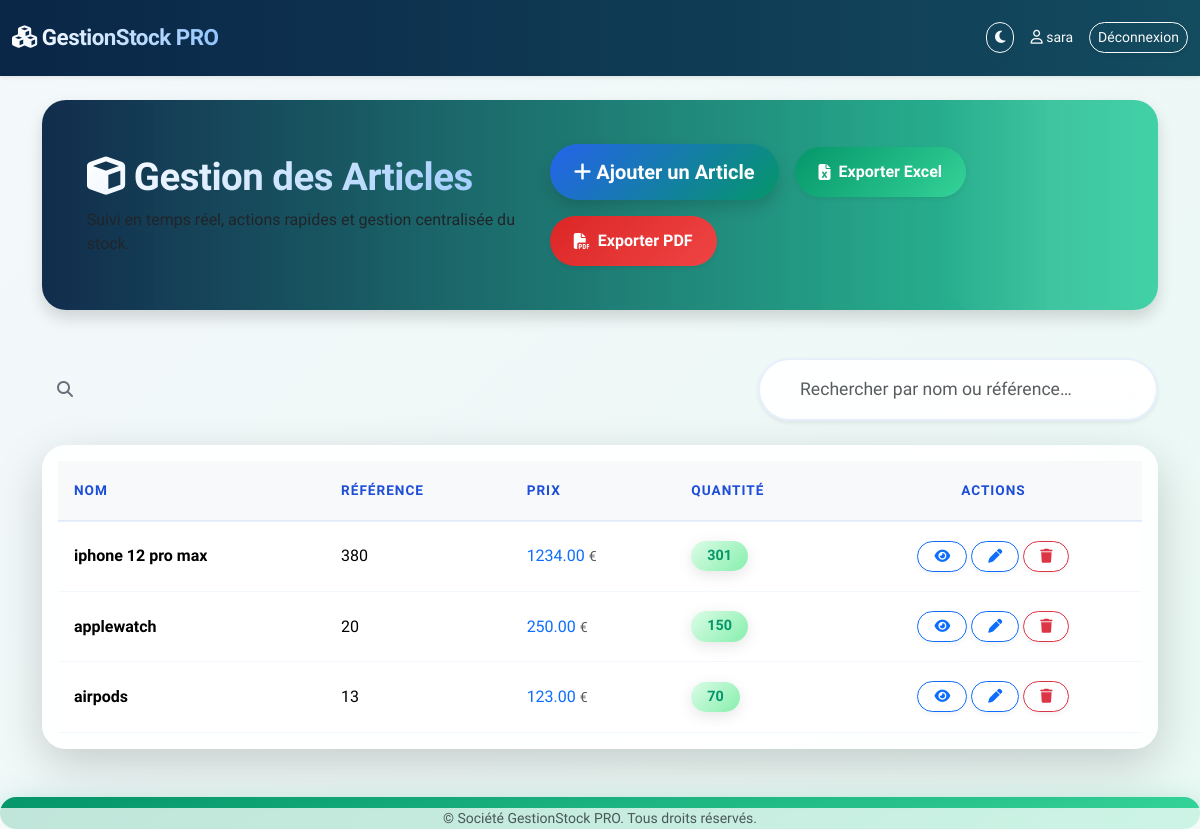
The page /articles/ (signed in) on the database as committed earlier.
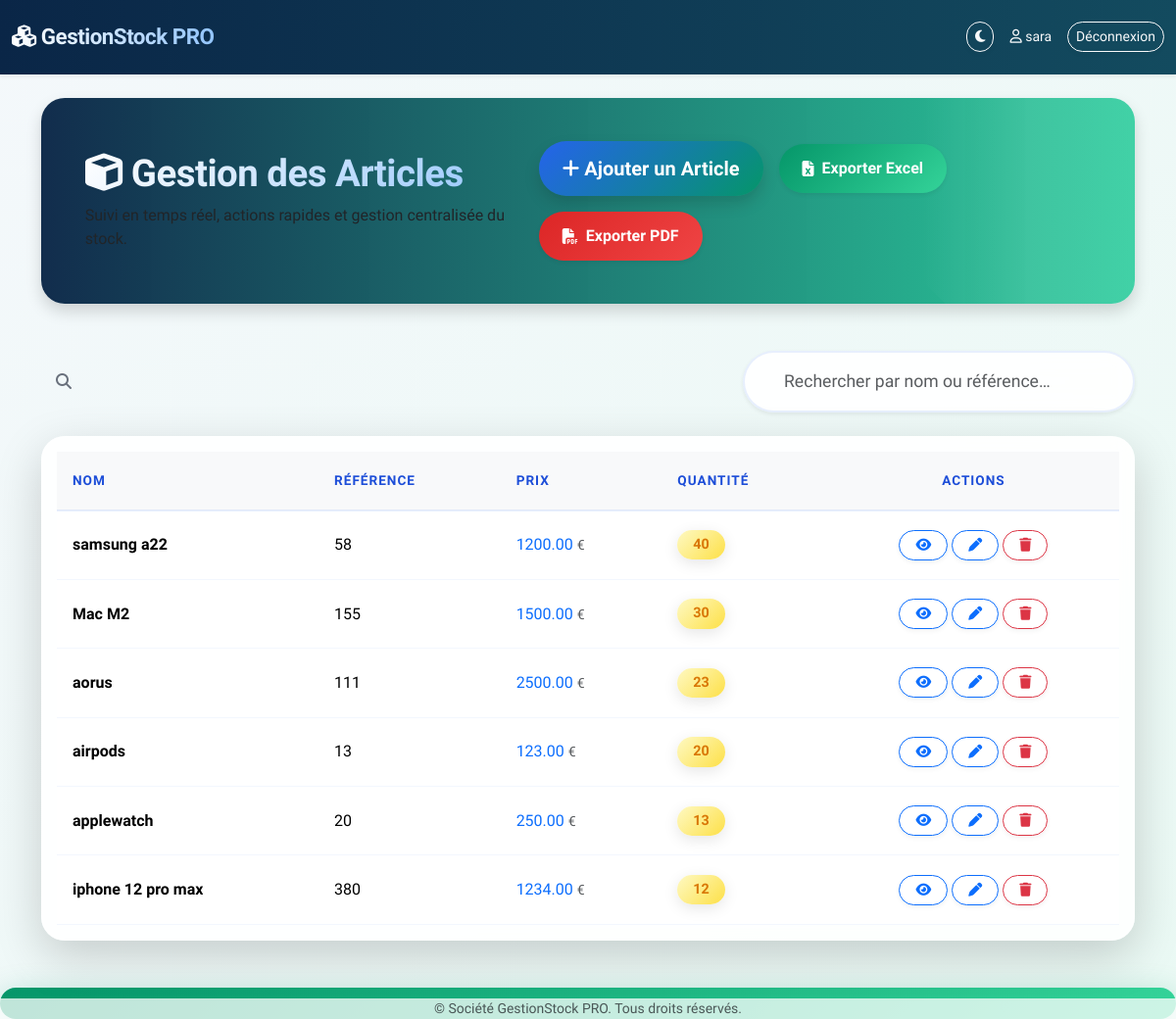
The same page on the database as committed later.
### inventory/models.py (models this page shows, shortened)
class CustomUser(AbstractUser):
    ROLE_CHOICES = [
        ('admin', 'Administrateur'),
        ('gestionnaire', 'Gestionnaire de stock'),
        ('employe', 'Employé'),
        ('fournisseur', 'Fournisseur'),
    ]
    role = models.CharField(max_length=20, choices=ROLE_CHOICES)
    phone_number = models.CharField(max_length=15, blank=True, null=True)
    secondary_email = models.EmailField(
        "Email secondaire (2FA)",
        max_length=254,
        blank=True,
        null=True,
        unique=True,
        help_text="Adresse e-mail ajoutée via la procédure 2FA"
    )

class Article(models.Model):
    nom           = models.CharField(max_length=200)
    reference     = models.CharField(max_length=100, unique=True)
    prix          = models.DecimalField(max_digits=10, decimal_places=2)
    quantite      = models.IntegerField(default=0, help_text="Quantité initiale")
    stock         = models.IntegerField(default=0, help_text="Stock courant")
    description   = models.TextField(blank=True, default="")
    facteur_co2   = models.FloatField(default=0.0, verbose_name="Facteur CO₂ (kg/unité)")
    stock_min     = models.PositiveIntegerField(default=1, help_text="Seuil minimal pour alerte")
    alerte_stock_faible_envoyee = models.BooleanField(
        default=False,
        help_text="Passé à True dès qu'une alerte stock < 10 a été envoyée"
    )

### inventory/views.py (the view)
# urls.py: path('articles/',             liste_articles,  name='product_list'),
@never_cache
@login_required
def liste_articles(request):
    qs = Article.objects.all().order_by('-stock', 'nom')
    paginator = Paginator(qs, 10)
    page = request.GET.get('page')
    try:
        products = paginator.get_page(page)
    except (EmptyPage, PageNotAnInteger):
        products = paginator.get_page(1)
    return render(request, 'articles.html', {'products': products})

### templates/articles.html (shortened to what this page needs)
    {% load static %}
    <!DOCTYPE html>
    <html lang="fr" data-bs-theme="light" id="mainHtml">
    <head>
        <link href="https://cdn.jsdelivr.net/npm/bootstrap@5.3.3/dist/css/bootstrap.min.css" rel="stylesheet">
        <link rel="stylesheet" href="https://cdnjs.cloudflare.com/ajax/libs/font-awesome/6.5.2/css/all.min.css">
        <link rel="stylesheet" href="{% static 'articles.css' %}">
        <link rel="stylesheet" href="https://cdnjs.cloudflare.com/ajax/libs/animate.css/4.1.1/animate.min.css"/>
    </head>
    <body>
    <nav class="navbar navbar-expand-lg navbar-dark bg-dark shadow-sm mb-4">
        <div class="container-fluid">
            <a class="navbar-brand fw-bold" href="#"><i class="fa-solid fa-cubes"></i> GestionStock PRO</a>
            <div class="ms-auto d-flex gap-3 align-items-center">
                <button id="toggleDark" class="btn btn-outline-light btn-sm rounded-pill" title="Mode Sombre/Clair">
                    <i class="fa fa-moon"></i>
                </button>
                {% if user.is_authenticated %}
                    <span class="navbar-text text-light small"><i class="fa-regular fa-user"></i> {{ user.username|default:"Utilisateur" }}</span>
                    <a href="{% url 'log_out' %}" class="btn btn-outline-light btn-sm">Déconnexion</a>
                {% endif %}
            </div>
        </div>
    </nav>
    <div class="container pb-5">
        <div class="glass-header d-flex flex-column flex-md-row align-items-md-center justify-content-between gap-3 shadow">
            <div>
                <h1 class="mb-2 text-gradient"><i class="fa-solid fa-cube"></i> Gestion des Articles</h1>
                <div class="fs-6">Suivi en temps réel, actions rapides et gestion centralisée du stock.</div>
            </div>
            <div class="header-actions d-flex gap-3 align-items-center flex-wrap">
                {% if user.role == 'gestionnaire' or user.role == 'admin' %}
                <a href="{% url 'add_product' %}" class="btn btn-pro btn-lg rounded-pill px-4 shadow pulse-btn">
                    <i class="fa-solid fa-plus animated-icon"></i> Ajouter un Article
                </a>
                {% endif %}
                <a href="{% url 'export_articles' format='excel' %}" class="btn btn-export-excel shadow-sm" onclick="showToast('Export Excel réussi !')">
                    <i class="fa-solid fa-file-excel"></i> <span class="d-none d-sm-inline">Exporter Excel</span>
                </a>
                <a href="{% url 'export_articles' format='pdf' %}" class="btn btn-export-pdf shadow-sm" onclick="showToast('Export PDF réussi !')">
                    <i class="fa-solid fa-file-pdf"></i> <span class="d-none d-sm-inline">Exporter PDF</span>
                </a>
            </div>
        </div>
        <form method="get" class="d-flex justify-content-end align-items-center mb-4" style="position:relative;">
            <span class="search-loupe"><i class="fa fa-search"></i></span>
            <input type="text" name="search" id="searchInput" class="form-control search-box shadow-sm"
                placeholder="Rechercher par nom ou référence…" value="{{ request.GET.search|default_if_none:'' }}">
        </form>
        <div class="card shadow-lg border-0 rounded-xl animate__animated animate__fadeIn">
            <div class="card-body">
                <table class="table align-middle table-hover table-borderless mb-0" id="articlesTable">
                    <thead class="table-light text-uppercase small">
                        <tr>
                            <th>Nom</th>
                            <th>Référence</th>
                            <th>Prix</th>
                            <th>Quantité</th>
                            {% if user.role == 'gestionnaire' or user.role == 'admin' %}
                            <th class="text-center">Actions</th>
                            {% endif %}
                        </tr>
                    </thead>
                    <tbody>
                    {% for article in products %}
                        <tr class="shadow-row animate__animated animate__fadeIn"
                            style="animation-delay: {{ forloop.counter|add:0.09|floatformat:'2' }}s;">
                            <td class="fw-semibold">{{ article.nom }}</td>
                            <td>{{ article.reference }}</td>
                            <td class="text-primary">{{ article.prix }} <span class="text-muted small">€</span></td>
                            <td>
                                <span class="badge badge-qty rounded-pill px-3 py-2
                                        {% if article.stock > 50 %}badge-qty-high
                                        {% elif article.stock > 10 %}badge-qty-medium
                                        {% else %}badge-qty-low{% endif %}">
                                       {{ article.stock }}
                                </span>
                            </td>
                            {% if user.role == 'gestionnaire' or user.role == 'admin' %}
                            <td class="text-center">
                                <button class="btn btn-outline-primary btn-sm rounded-pill px-3 pulse-btn"
                                    data-bs-toggle="modal"
                                    data-bs-target="#viewArticleModal"
                                    onclick="showArticleDetails(
                                        '{{ article.nom }}',
                                        '{{ article.reference }}',
                                        '{{ article.prix }}',
                                        '{{ article.quantite }}'  /* on passe quantite ici */
                                    )">
                                    <i class="fa-solid fa-eye animated-icon"></i>
                                </button>
                                <a href="{% url 'edit_product' article.id %}" class="btn btn-outline-primary btn-sm rounded-pill px-3 pulse-btn">
                                    <i class="fa-solid fa-pen animated-icon"></i>
                                </a>
                                <a href="{% url 'delete_product' article.id %}" class="btn btn-outline-danger btn-sm rounded-pill px-3 pulse-btn">
                                    <i class="fa-solid fa-trash animated-icon"></i>
                                </a>
                            </td>
                            {% endif %}
                        </tr>
                    {% endfor %}
                    </tbody>
                </table>
            </div>
        </div>
    </div>
    <div id="toast" class="toast-notif"></div>
    <footer class="mt-5 text-center text-muted small"
            style="position:fixed; left:0; right:0; bottom:0; background:rgba(255,255,255,0.75); z-index:100;">
        &copy; {{ now.year }} Société GestionStock PRO. Tous droits réservés.
    </footer>
    </body>
    </html>

### static/articles.css (style rules this page uses)
body { background-color: #f4f6f9; font-family: 'Segoe UI', sans-serif; color: #212529; margin: 0; padding: 0; }
.title, .text-gradient { font-size: 2.5rem; font-weight: bold; background: linear-gradient(to right, #0d6efd, #20c997); background-clip: text; -webkit-background-clip: text; -webkit-text-fill-color: transparent; }
.btn { font-weight: 500; transition: all 0.2s ease-in-out; border-radius: 50rem; box-shadow: 0 2px 5px rgba(0,0,0,0.05); }
.btn-outline-primary { border: 1px solid #0d6efd; color: #0d6efd; }
.btn-outline-danger { border: 1px solid #dc3545; color: #dc3545; }
.card { border: none; border-radius: 1.5rem; box-shadow: 0 8px 20px rgba(0,0,0,0.05); }
.table { margin-bottom: 0; }
.table thead { font-weight: 600; letter-spacing: 0.03em; background-color: #f8f9fa; text-transform: uppercase; font-size: 0.85rem; }
.table tbody tr { transition: all 0.2s ease-in-out; border-top: 1px solid #dee2e6; }
.search-box { max-width: 300px; border-radius: 50rem; padding: 0.5rem 1rem; border: 1px solid #ced4da; transition: box-shadow 0.2s ease-in-out; }

Rows that differ between the two databases and show on the page:
added Article: nom "samsung a22", reference "58", prix "1200.00", stock "40"
added Article: nom "Mac M2", reference "155", prix "1500.00", stock "30"
added Article: nom "aorus", reference "111", prix "2500.00", stock "23"
changed Article "airpods": stock "70" → "20"; moves up the list
changed Article "applewatch": stock "150" → "13"; moves down the list
changed Article "iphone 12 pro max": stock "301" → "12"
